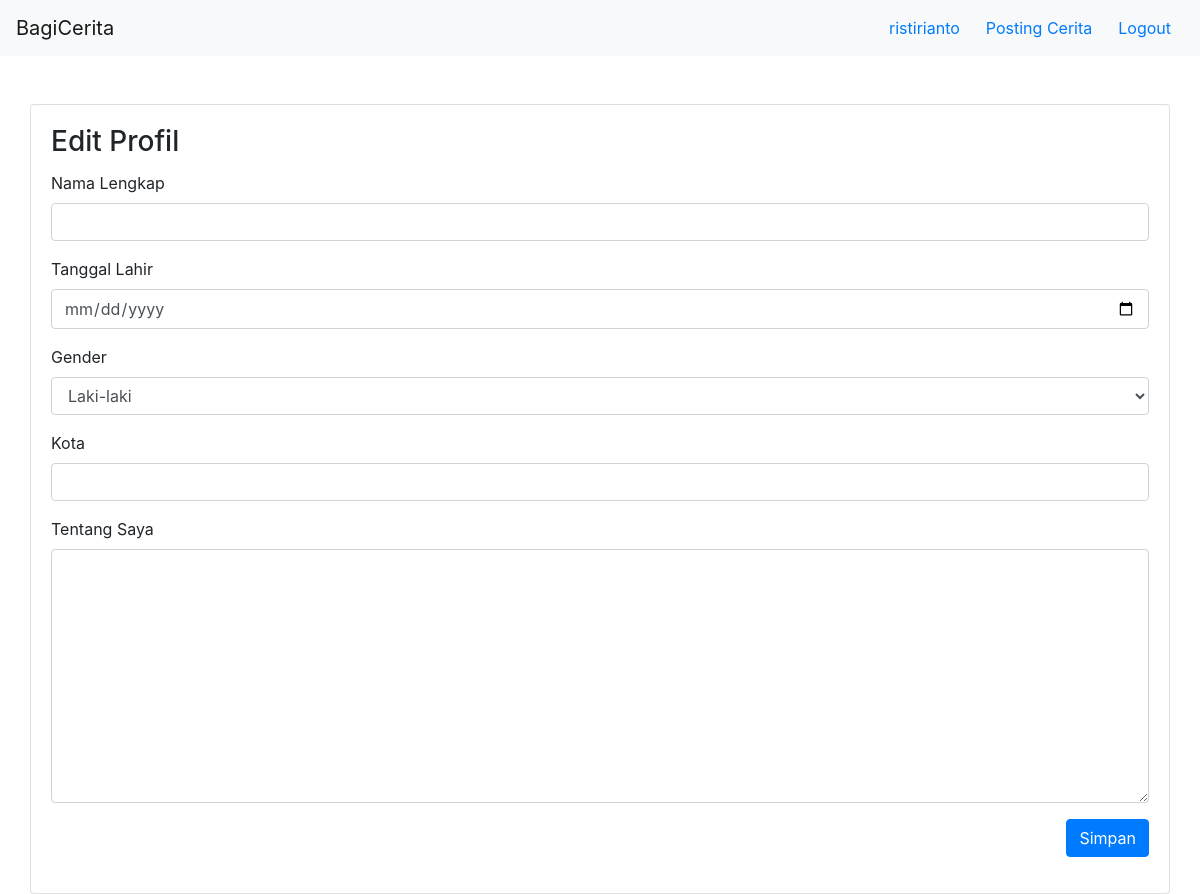
The app's page /user/ristirianto/profile/edit (signed in), older data.
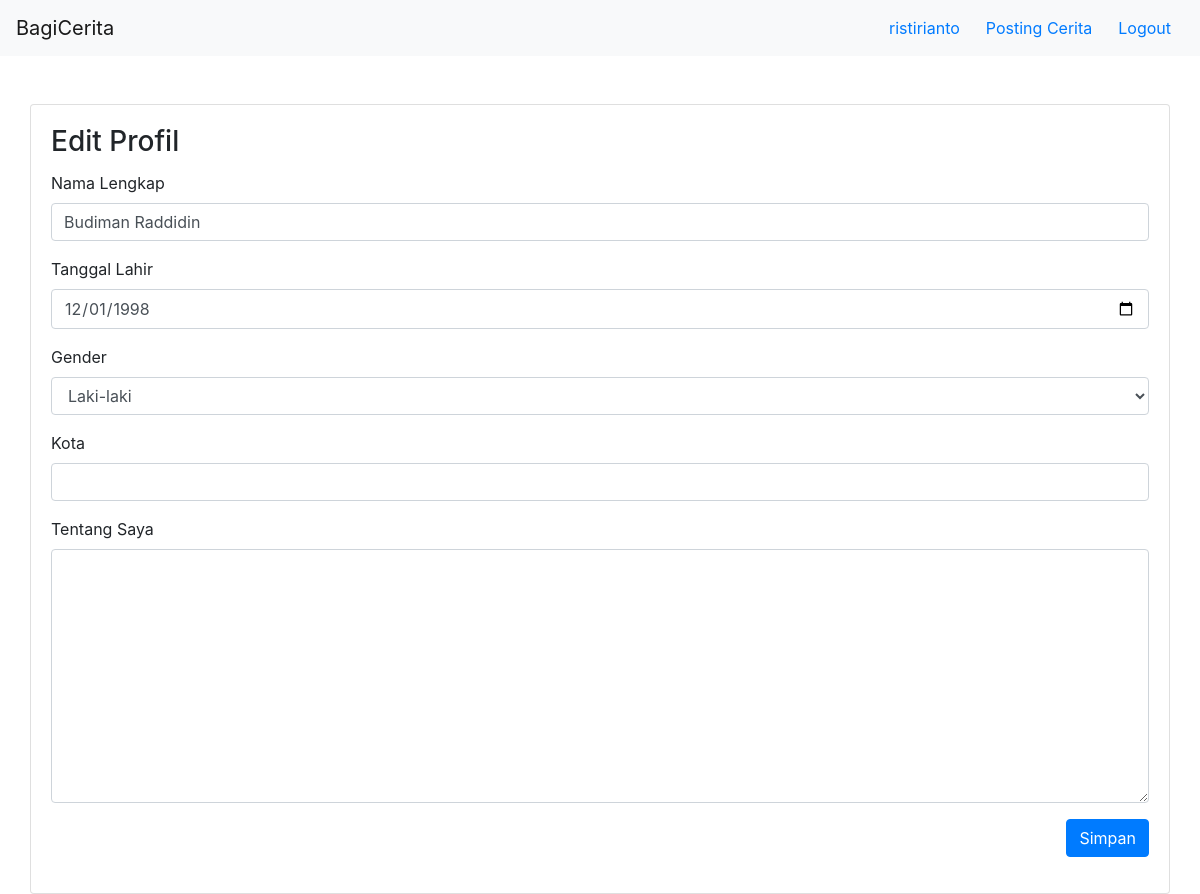
The same page, newer data.
### user/models.py (models this page shows, shortened)
class Profile(models.Model):
    user = models.OneToOneField(User, on_delete=models.CASCADE)
    nama_lengkap = models.CharField(max_length=30, blank=True)
    tanggal_lahir = models.DateField(null=True, blank=True)
    Laki = 'L'
    Perempuan = 'P'
    GENDER_CHOICES = [
        (Laki, 'Laki-laki'),
        (Perempuan, 'Perempuan'),
    ]
    gender = models.CharField(max_length=30,blank=True, choices=GENDER_CHOICES)
    kota = models.CharField(max_length=30, blank=True)
    tentang_saya = models.TextField(blank=True)

### user/views.py (the view, shortened to what this page needs)
# urls.py: path('<str:username>/profile/edit',edit_user_profile_view,name="edit_user_profile"),
def edit_user_profile_view(request,username):
    context = {
        "username":username,
        "nama_lengkap":"",
        "tanggal_lahir":""
    }
    try:
        profile = request.user.profile
        print("profile: "+str(profile.nama_lengkap))
        context['nama_lengkap'] = profile.nama_lengkap
        context['tanggal_lahir'] = profile.tanggal_lahir
    except Profile.DoesNotExist:
        print("pass")
    print("context: "+str(context))
    return render(request,"user/edit_user_profile.html",context)

### bagicerita/context_processor.py (called while the page is built)
def get_auth_form(request):
    registerForm = UserCreationForm()
    return{
        'register_form':registerForm
    }

def check_if_logged_in(request):
    if request.user.is_authenticated:
        return{
            'logged_in':True,
            'username':request.user.username
        }
    else:
        return {
            'logged_in':False
        }

### templates/user/edit_user_profile.html (shortened to what this page needs)
{% extends 'base.html' %}
{% load story_tags %}
{% block content %}
    {% include 'navbar.html' %}
    <div class="container">
        <div class="row mt-5">
            <div class="card" style="width: 100%">
                <div class="card-body">
                    <h3 class="card-title">Edit Profil</h3>
                    <form method="POST">
                        <div class="form-group">
                          <label for="nama-lengkap">Nama Lengkap</label>
                          <input type="text" value = "{{nama_lengkap}}" name="nama-lengkap" class="form-control" id="nama-lengkap"/>
                        </div>
                        <div class="form-group">
                          <label for="tanggal-lahir">Tanggal Lahir</label>
                          <input type="date" value="{{tanggal_lahir|date:'Y-m-d'}}" class="form-control" id="tanggal-lahir" name="tanggal-lahir"/>
                        </div>
                        <div class="form-group">
                            <label for="gender">Gender</label>
                            <select class="form-control" id="gender" name="gender">
                                <option value="L">Laki-laki</option>
                            </select>
                        </div>
                        <div class="form-group">
                            <label for="kota">Kota</label>
                            <input type="text" name="kota" class="form-control" id="kota"/>
                        </div>
                        <div class="form-group">
                            <label for="tentang-saya">Tentang Saya</label>
                            <textarea class="form-control" name="tentang-saya" id="exampleFormControlTextarea1" rows="10"></textarea>
                        </div>
                        <div class="form-group" style="text-align: right;">
                            <button type="submit" class="btn btn-primary">Simpan</button>
                          </div>
                      </form>
                </div>
            </div>
        </div>
    </div>
{% endblock %}

Row changes from the older to the newer data that the page shows:
added Profile: nama-lengkap "Budiman Raddidin", tanggal-lahir "12/01/1998"
